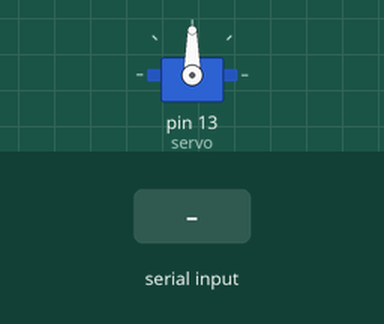
Simulated run of this sketch. Board: Arduino Uno, built with avr-gcc and run on an emulated ATmega328P. Shown: servo. The test bench sets the inputs (shaded band).

Above: at 1.2 s.
1.3 s: "90,45\n" received over Serial
Timing chart, 0 to 4.3 s (numbered marks = the images above; inputs shaded):
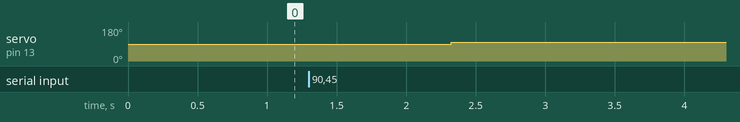

Measured:
- after the input at 1.3 s, servo on pin 13 (servo): 90° → 100° after 1.0 s

The sketch:

part_2_code_2.ino
```cpp
#include <Servo.h>

Servo servo;

void setup() {
   Serial.begin(9600);
   servo.attach(13);
}

void loop() {
   if (Serial.available() > 0)
   {
      float receivedFloat = Serial.parseFloat();           // Receiving a float from the Kinect (5 digit X coordinate).
      if (receivedFloat > -0.8 && receivedFloat < 0.8)     // If coordinate is in required range.
      {
         receivedFloat = receivedFloat*100+80;             // Convert it to degrees.
         int servoDegrees = 180 - (int)receivedFloat;      // Invert the spin (servo normally would point to the opposite of '''our X''').
         servo.write(servoDegrees);                        // Spin servo to our given degrees.
      }
   }
   delay(10);
}
```
